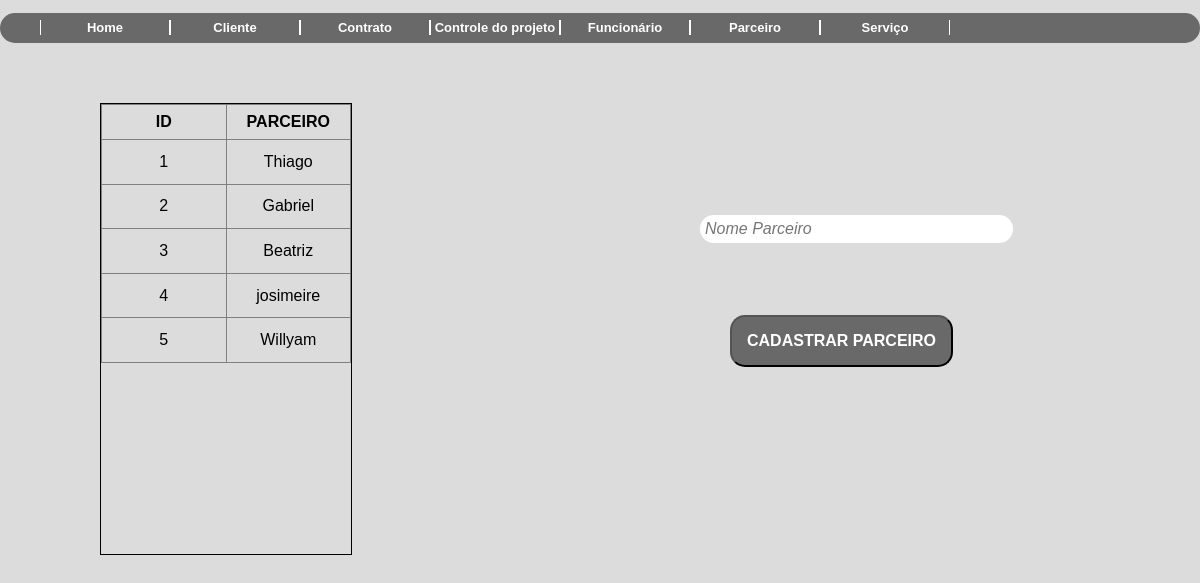
The app's page /cadasatrar_parceiro.php (signed in), older data.
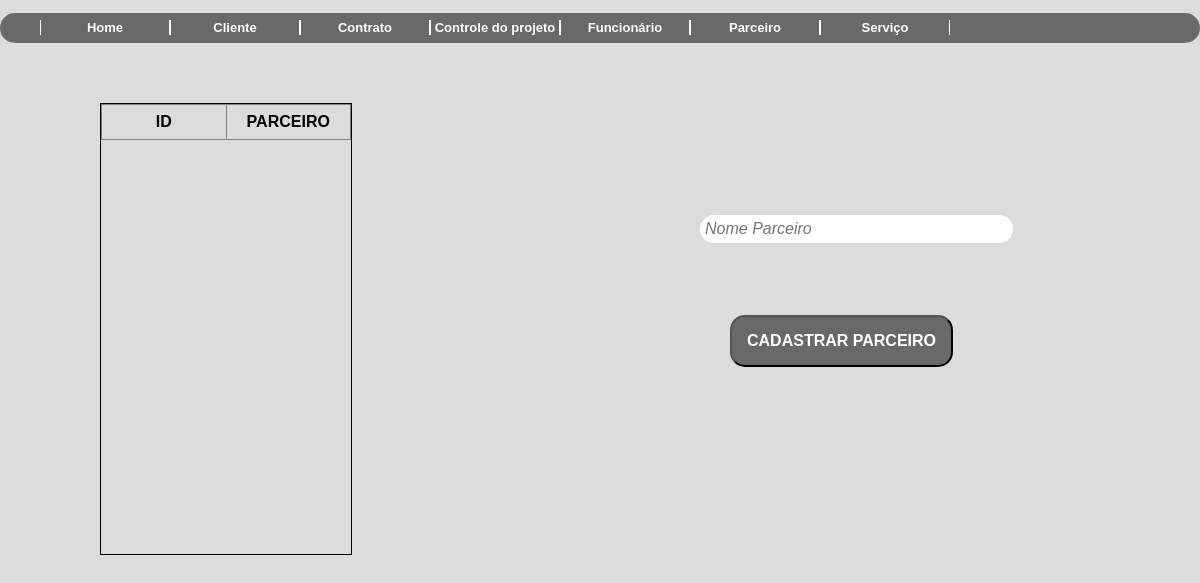
The same page, newer data.
### tables this page shows
CREATE TABLE IF NOT EXISTS `parceiro` (
  `id_parc` int(11) NOT NULL AUTO_INCREMENT,
  `nome` varchar(50) NOT NULL,
  PRIMARY KEY (`id_parc`)
);

### classes/parceiro.class.php (called while the page is built, shortened)
<?php
require_once 'Conexao.class.php';
require_once 'funcoes.class.php';
class Parceiro{
    public function __construct(){
        $this->con = new conexao();
    }
    public function querySelect(){
        try{
            $cst = $this->con->conect()->prepare("SELECT `id_parc`, `nome` FROM `parceiro`;");
            $cst->execute();
            return $cst->fetchAll();
        }catch(PDOException $ex){
            return 'erro '.$ex->getMessage();
        }
    }
}
?>

### classes/Conexao.class.php (called while the page is built)
<?php
class conexao{
    private $usuario;
    private $senha;
    private $banco;
    private $servidor;
    private static $pdo;
    public function __construct(){
        $this->servidor = "localhost";
        $this->banco = "teste2";
        $this->usuario =  "root";
        $this->senha = "";
    }
    public function conect(){
        try{
            if(is_null(self::$pdo)){
                self::$pdo = new PDO("mysql:host=".$this->servidor.";dbname=".$this->banco, $this->usuario, $this->senha);
            }
            return self::$pdo;
        } catch (PDOException $ex) {
			echo $ex->getMessage();
        }
    }
}
?>

### classes/funcoes.class.php (called while the page is built, shortened)
<?php
class funcoes{
    public function tratarCaracter($vlr, $tipo){
        switch($tipo){
            case 1: $rst = utf8_decode($vlr); break;
        }
        return $rst;
    }
}
?>

### cadasatrar_parceiro.php (the view, shortened to what this page needs)
<?php
    require_once 'classes/funcoes.class.php';
    require_once 'classes/parceiro.class.php';
    $objFc = new Funcoes();
    $objfn = new Parceiro();
?>
<!DOCTYPE html>
<html lang="pt-br">
<head>
    <link rel="stylesheet" type="text/css" href="style/style2.css" />
</head>
<body>
    <nav>
        <div >
           <?php include_once("header.php"); ?>
        </div>
    </nav>
    <div class="scroll-parceiro">
        <table border="1">
            <thead>
                <tr>
                <th>ID</th>
                <th>PARCEIRO</th>
                </tr>
            </thead>
            <tbody>
                <?php foreach($objfn->querySelect() as $rst){ ?>
                <tr>
                    <td> <?php echo ($objFc->tratarCaracter($rst['id_parc'], 1)) ?> </td>
                    <td> <?php echo ($objFc->tratarCaracter($rst['nome'], 1)) ?> </td>
                </tr>
                <?php } ?>
        </table>
    </div>
    <div class="parceiro">
        <form action="" method="post" >
            <input type="text" id="tParceiro" name="nome" maxlength="20" placeholder="Nome Parceiro" />
    </div>
        <button class="btn" type="submit" name="insert">CADASTRAR PARCEIRO</button>
</body>
</html>

Row changes from the older to the newer data that the page shows:
removed parceiro: id_parc "1", nome "Thiago"
removed parceiro: id_parc "2", nome "Gabriel"
removed parceiro: id_parc "3", nome "Beatriz"
removed parceiro: id_parc "4", nome "josimeire"
removed parceiro: id_parc "5", nome "Willyam"
